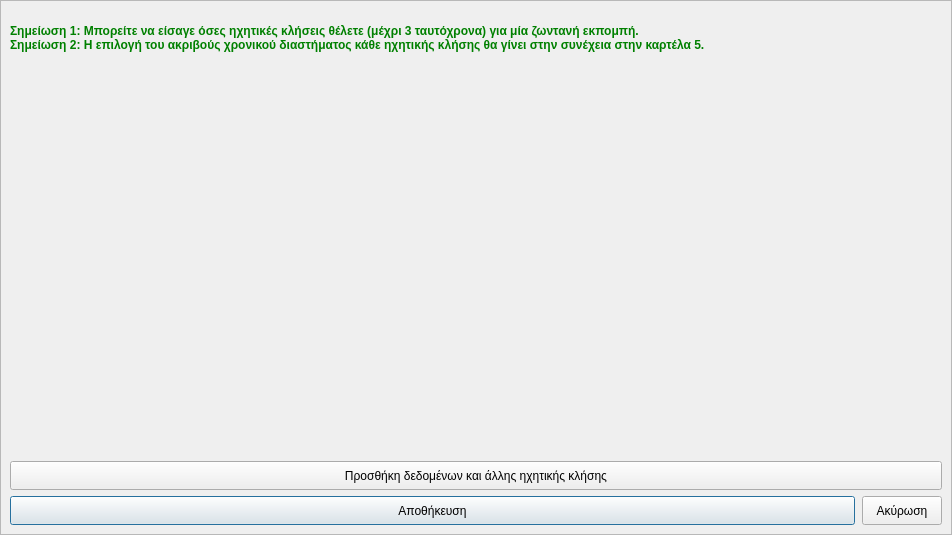
<?xml version="1.0" encoding="UTF-8"?>
<ui version="4.0">
 <class>Dialog</class>
 <widget class="QDialog" name="Dialog">
  <property name="geometry">
   <rect>
    <x>0</x>
    <y>0</y>
    <width>952</width>
    <height>535</height>
   </rect>
  </property>
  <property name="windowTitle">
   <string>Στοιχεία ηχητικών κλήσεων</string>
  </property>
  <property name="windowIcon">
   <iconset resource="../../../icons.qrc">
    <normaloff>:/rest-windows/assets/images/rest-windows/telephone.png</normaloff>:/rest-windows/assets/images/rest-windows/telephone.png</iconset>
  </property>
  <layout class="QGridLayout" name="gridLayout">
   <property name="leftMargin">
    <number>0</number>
   </property>
   <property name="topMargin">
    <number>0</number>
   </property>
   <property name="rightMargin">
    <number>0</number>
   </property>
   <property name="bottomMargin">
    <number>0</number>
   </property>
   <item row="0" column="0">
    <widget class="QScrollArea" name="scrollArea">
     <property name="widgetResizable">
      <bool>true</bool>
     </property>
     <widget class="QWidget" name="scrollAreaWidgetContents">
      <property name="geometry">
       <rect>
        <x>0</x>
        <y>0</y>
        <width>950</width>
        <height>533</height>
       </rect>
      </property>
      <layout class="QGridLayout" name="gridLayout_3">
       <item row="3" column="0">
        <widget class="QFrame" name="frame_2">
         <property name="sizePolicy">
          <sizepolicy hsizetype="Preferred" vsizetype="Fixed">
           <horstretch>0</horstretch>
           <verstretch>0</verstretch>
          </sizepolicy>
         </property>
         <property name="styleSheet">
          <string notr="true">QFrame{border:none;}</string>
         </property>
         <property name="frameShape">
          <enum>QFrame::StyledPanel</enum>
         </property>
         <property name="frameShadow">
          <enum>QFrame::Raised</enum>
         </property>
         <layout class="QHBoxLayout" name="horizontalLayout">
          <property name="spacing">
           <number>7</number>
          </property>
          <property name="leftMargin">
           <number>0</number>
          </property>
          <property name="topMargin">
           <number>0</number>
          </property>
          <property name="rightMargin">
           <number>0</number>
          </property>
          <property name="bottomMargin">
           <number>0</number>
          </property>
          <item>
           <widget class="QPushButton" name="save">
            <property name="sizePolicy">
             <sizepolicy hsizetype="Expanding" vsizetype="Fixed">
              <horstretch>0</horstretch>
              <verstretch>0</verstretch>
             </sizepolicy>
            </property>
            <property name="minimumSize">
             <size>
              <width>0</width>
              <height>29</height>
             </size>
            </property>
            <property name="text">
             <string>Αποθήκευση</string>
            </property>
            <property name="icon">
             <iconset resource="../../../icons.qrc">
              <normaloff>:/rest-windows/assets/images/rest-windows/save.png</normaloff>:/rest-windows/assets/images/rest-windows/save.png</iconset>
            </property>
           </widget>
          </item>
          <item>
           <widget class="QPushButton" name="cancel">
            <property name="minimumSize">
             <size>
              <width>0</width>
              <height>29</height>
             </size>
            </property>
            <property name="text">
             <string>Ακύρωση</string>
            </property>
           </widget>
          </item>
         </layout>
        </widget>
       </item>
       <item row="1" column="0">
        <widget class="QFrame" name="details_frame">
         <property name="styleSheet">
          <string notr="true">QFrame{border:none;}</string>
         </property>
         <property name="frameShape">
          <enum>QFrame::StyledPanel</enum>
         </property>
         <property name="frameShadow">
          <enum>QFrame::Raised</enum>
         </property>
         <layout class="QGridLayout" name="gridLayout_2">
          <property name="leftMargin">
           <number>0</number>
          </property>
          <property name="topMargin">
           <number>0</number>
          </property>
          <property name="rightMargin">
           <number>0</number>
          </property>
          <property name="bottomMargin">
           <number>0</number>
          </property>
         </layout>
        </widget>
       </item>
       <item row="2" column="0">
        <widget class="QPushButton" name="add_call_details">
         <property name="minimumSize">
          <size>
           <width>0</width>
           <height>29</height>
          </size>
         </property>
         <property name="text">
          <string>Προσθήκη δεδομένων και άλλης ηχητικής κλήσης</string>
         </property>
        </widget>
       </item>
       <item row="0" column="0">
        <widget class="QLabel" name="label">
         <property name="sizePolicy">
          <sizepolicy hsizetype="Expanding" vsizetype="Fixed">
           <horstretch>0</horstretch>
           <verstretch>0</verstretch>
          </sizepolicy>
         </property>
         <property name="styleSheet">
          <string notr="true">QLabel{
	font-weight:bold;
	color:green;
}</string>
         </property>
         <property name="text">
          <string>Σημείωση 1: Μπορείτε να είσαγε όσες ηχητικές κλήσεις θέλετε (μέχρι 3 ταυτόχρονα) για μία ζωντανή εκπομπή.
Σημείωση 2: Η επιλογή του ακριβούς χρονικού διαστήματος κάθε ηχητικής κλήσης θα γίνει στην συνέχεια στην καρτέλα 5.</string>
         </property>
         <property name="wordWrap">
          <bool>true</bool>
         </property>
        </widget>
       </item>
      </layout>
     </widget>
    </widget>
   </item>
  </layout>
 </widget>
 <tabstops>
  <tabstop>scrollArea</tabstop>
  <tabstop>add_call_details</tabstop>
  <tabstop>save</tabstop>
  <tabstop>cancel</tabstop>
 </tabstops>
 <resources>
  <include location="../../../icons.qrc"/>
 </resources>
 <connections/>
</ui>
